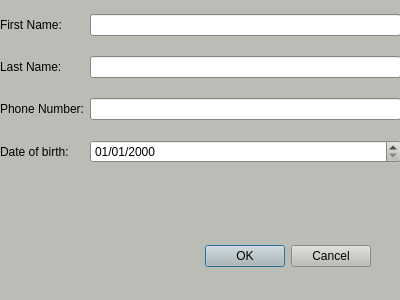
<?xml version="1.0" encoding="UTF-8"?>
<ui version="4.0">
 <class>input_window</class>
 <widget class="QDialog" name="input_window">
  <property name="geometry">
   <rect>
    <x>0</x>
    <y>0</y>
    <width>400</width>
    <height>300</height>
   </rect>
  </property>
  <property name="palette">
   <palette>
    <active>
     <colorrole role="WindowText">
      <brush brushstyle="SolidPattern">
       <color alpha="255">
        <red>0</red>
        <green>0</green>
        <blue>0</blue>
       </color>
      </brush>
     </colorrole>
     <colorrole role="Button">
      <brush brushstyle="SolidPattern">
       <color alpha="255">
        <red>186</red>
        <green>189</green>
        <blue>182</blue>
       </color>
      </brush>
     </colorrole>
     <colorrole role="Light">
      <brush brushstyle="SolidPattern">
       <color alpha="255">
        <red>255</red>
        <green>255</green>
        <blue>255</blue>
       </color>
      </brush>
     </colorrole>
     <colorrole role="Midlight">
      <brush brushstyle="SolidPattern">
       <color alpha="255">
        <red>220</red>
        <green>222</green>
        <blue>218</blue>
       </color>
      </brush>
     </colorrole>
     <colorrole role="Dark">
      <brush brushstyle="SolidPattern">
       <color alpha="255">
        <red>93</red>
        <green>94</green>
        <blue>91</blue>
       </color>
      </brush>
     </colorrole>
     <colorrole role="Mid">
      <brush brushstyle="SolidPattern">
       <color alpha="255">
        <red>124</red>
        <green>126</green>
        <blue>121</blue>
       </color>
      </brush>
     </colorrole>
     <colorrole role="Text">
      <brush brushstyle="SolidPattern">
       <color alpha="255">
        <red>0</red>
        <green>0</green>
        <blue>0</blue>
       </color>
      </brush>
     </colorrole>
     <colorrole role="BrightText">
      <brush brushstyle="SolidPattern">
       <color alpha="255">
        <red>255</red>
        <green>255</green>
        <blue>255</blue>
       </color>
      </brush>
     </colorrole>
     <colorrole role="ButtonText">
      <brush brushstyle="SolidPattern">
       <color alpha="255">
        <red>0</red>
        <green>0</green>
        <blue>0</blue>
       </color>
      </brush>
     </colorrole>
     <colorrole role="Base">
      <brush brushstyle="SolidPattern">
       <color alpha="255">
        <red>255</red>
        <green>255</green>
        <blue>255</blue>
       </color>
      </brush>
     </colorrole>
     <colorrole role="Window">
      <brush brushstyle="SolidPattern">
       <color alpha="255">
        <red>186</red>
        <green>189</green>
        <blue>182</blue>
       </color>
      </brush>
     </colorrole>
     <colorrole role="Shadow">
      <brush brushstyle="SolidPattern">
       <color alpha="255">
        <red>0</red>
        <green>0</green>
        <blue>0</blue>
       </color>
      </brush>
     </colorrole>
     <colorrole role="AlternateBase">
      <brush brushstyle="SolidPattern">
       <color alpha="255">
        <red>220</red>
        <green>222</green>
        <blue>218</blue>
       </color>
      </brush>
     </colorrole>
     <colorrole role="ToolTipBase">
      <brush brushstyle="SolidPattern">
       <color alpha="255">
        <red>255</red>
        <green>255</green>
        <blue>220</blue>
       </color>
      </brush>
     </colorrole>
     <colorrole role="ToolTipText">
      <brush brushstyle="SolidPattern">
       <color alpha="255">
        <red>0</red>
        <green>0</green>
        <blue>0</blue>
       </color>
      </brush>
     </colorrole>
     <colorrole role="PlaceholderText">
      <brush brushstyle="SolidPattern">
       <color alpha="128">
        <red>0</red>
        <green>0</green>
        <blue>0</blue>
       </color>
      </brush>
     </colorrole>
    </active>
    <inactive>
     <colorrole role="WindowText">
      <brush brushstyle="SolidPattern">
       <color alpha="255">
        <red>0</red>
        <green>0</green>
        <blue>0</blue>
       </color>
      </brush>
     </colorrole>
     <colorrole role="Button">
      <brush brushstyle="SolidPattern">
       <color alpha="255">
        <red>186</red>
        <green>189</green>
        <blue>182</blue>
       </color>
      </brush>
     </colorrole>
     <colorrole role="Light">
      <brush brushstyle="SolidPattern">
       <color alpha="255">
        <red>255</red>
        <green>255</green>
        <blue>255</blue>
       </color>
      </brush>
     </colorrole>
     <colorrole role="Midlight">
      <brush brushstyle="SolidPattern">
       <color alpha="255">
        <red>220</red>
        <green>222</green>
        <blue>218</blue>
       </color>
      </brush>
     </colorrole>
     <colorrole role="Dark">
      <brush brushstyle="SolidPattern">
       <color alpha="255">
        <red>93</red>
        <green>94</green>
        <blue>91</blue>
       </color>
      </brush>
     </colorrole>
     <colorrole role="Mid">
      <brush brushstyle="SolidPattern">
       <color alpha="255">
        <red>124</red>
        <green>126</green>
        <blue>121</blue>
       </color>
      </brush>
     </colorrole>
     <colorrole role="Text">
      <brush brushstyle="SolidPattern">
       <color alpha="255">
        <red>0</red>
        <green>0</green>
        <blue>0</blue>
       </color>
      </brush>
     </colorrole>
     <colorrole role="BrightText">
      <brush brushstyle="SolidPattern">
       <color alpha="255">
        <red>255</red>
        <green>255</green>
        <blue>255</blue>
       </color>
      </brush>
     </colorrole>
     <colorrole role="ButtonText">
      <brush brushstyle="SolidPattern">
       <color alpha="255">
        <red>0</red>
        <green>0</green>
        <blue>0</blue>
       </color>
      </brush>
     </colorrole>
     <colorrole role="Base">
      <brush brushstyle="SolidPattern">
       <color alpha="255">
        <red>255</red>
        <green>255</green>
        <blue>255</blue>
       </color>
      </brush>
     </colorrole>
     <colorrole role="Window">
      <brush brushstyle="SolidPattern">
       <color alpha="255">
        <red>186</red>
        <green>189</green>
        <blue>182</blue>
       </color>
      </brush>
     </colorrole>
     <colorrole role="Shadow">
      <brush brushstyle="SolidPattern">
       <color alpha="255">
        <red>0</red>
        <green>0</green>
        <blue>0</blue>
       </color>
      </brush>
     </colorrole>
     <colorrole role="AlternateBase">
      <brush brushstyle="SolidPattern">
       <color alpha="255">
        <red>220</red>
        <green>222</green>
        <blue>218</blue>
       </color>
      </brush>
     </colorrole>
     <colorrole role="ToolTipBase">
      <brush brushstyle="SolidPattern">
       <color alpha="255">
        <red>255</red>
        <green>255</green>
        <blue>220</blue>
       </color>
      </brush>
     </colorrole>
     <colorrole role="ToolTipText">
      <brush brushstyle="SolidPattern">
       <color alpha="255">
        <red>0</red>
        <green>0</green>
        <blue>0</blue>
       </color>
      </brush>
     </colorrole>
     <colorrole role="PlaceholderText">
      <brush brushstyle="SolidPattern">
       <color alpha="128">
        <red>0</red>
        <green>0</green>
        <blue>0</blue>
       </color>
      </brush>
     </colorrole>
    </inactive>
    <disabled>
     <colorrole role="WindowText">
      <brush brushstyle="SolidPattern">
       <color alpha="255">
        <red>93</red>
        <green>94</green>
        <blue>91</blue>
       </color>
      </brush>
     </colorrole>
     <colorrole role="Button">
      <brush brushstyle="SolidPattern">
       <color alpha="255">
        <red>186</red>
        <green>189</green>
        <blue>182</blue>
       </color>
      </brush>
     </colorrole>
     <colorrole role="Light">
      <brush brushstyle="SolidPattern">
       <color alpha="255">
        <red>255</red>
        <green>255</green>
        <blue>255</blue>
       </color>
      </brush>
     </colorrole>
     <colorrole role="Midlight">
      <brush brushstyle="SolidPattern">
       <color alpha="255">
        <red>220</red>
        <green>222</green>
        <blue>218</blue>
       </color>
      </brush>
     </colorrole>
     <colorrole role="Dark">
      <brush brushstyle="SolidPattern">
       <color alpha="255">
        <red>93</red>
        <green>94</green>
        <blue>91</blue>
       </color>
      </brush>
     </colorrole>
     <colorrole role="Mid">
      <brush brushstyle="SolidPattern">
       <color alpha="255">
        <red>124</red>
        <green>126</green>
        <blue>121</blue>
       </color>
      </brush>
     </colorrole>
     <colorrole role="Text">
      <brush brushstyle="SolidPattern">
       <color alpha="255">
        <red>93</red>
        <green>94</green>
        <blue>91</blue>
       </color>
      </brush>
     </colorrole>
     <colorrole role="BrightText">
      <brush brushstyle="SolidPattern">
       <color alpha="255">
        <red>255</red>
        <green>255</green>
        <blue>255</blue>
       </color>
      </brush>
     </colorrole>
     <colorrole role="ButtonText">
      <brush brushstyle="SolidPattern">
       <color alpha="255">
        <red>93</red>
        <green>94</green>
        <blue>91</blue>
       </color>
      </brush>
     </colorrole>
     <colorrole role="Base">
      <brush brushstyle="SolidPattern">
       <color alpha="255">
        <red>186</red>
        <green>189</green>
        <blue>182</blue>
       </color>
      </brush>
     </colorrole>
     <colorrole role="Window">
      <brush brushstyle="SolidPattern">
       <color alpha="255">
        <red>186</red>
        <green>189</green>
        <blue>182</blue>
       </color>
      </brush>
     </colorrole>
     <colorrole role="Shadow">
      <brush brushstyle="SolidPattern">
       <color alpha="255">
        <red>0</red>
        <green>0</green>
        <blue>0</blue>
       </color>
      </brush>
     </colorrole>
     <colorrole role="AlternateBase">
      <brush brushstyle="SolidPattern">
       <color alpha="255">
        <red>186</red>
        <green>189</green>
        <blue>182</blue>
       </color>
      </brush>
     </colorrole>
     <colorrole role="ToolTipBase">
      <brush brushstyle="SolidPattern">
       <color alpha="255">
        <red>255</red>
        <green>255</green>
        <blue>220</blue>
       </color>
      </brush>
     </colorrole>
     <colorrole role="ToolTipText">
      <brush brushstyle="SolidPattern">
       <color alpha="255">
        <red>0</red>
        <green>0</green>
        <blue>0</blue>
       </color>
      </brush>
     </colorrole>
     <colorrole role="PlaceholderText">
      <brush brushstyle="SolidPattern">
       <color alpha="128">
        <red>0</red>
        <green>0</green>
        <blue>0</blue>
       </color>
      </brush>
     </colorrole>
    </disabled>
   </palette>
  </property>
  <property name="windowTitle">
   <string>Record</string>
  </property>
  <widget class="QDialogButtonBox" name="buttonBox">
   <property name="geometry">
    <rect>
     <x>30</x>
     <y>240</y>
     <width>341</width>
     <height>32</height>
    </rect>
   </property>
   <property name="orientation">
    <enum>Qt::Horizontal</enum>
   </property>
   <property name="standardButtons">
    <set>QDialogButtonBox::Cancel|QDialogButtonBox::Ok</set>
   </property>
  </widget>
  <widget class="QWidget" name="gridLayoutWidget_2">
   <property name="geometry">
    <rect>
     <x>0</x>
     <y>0</y>
     <width>401</width>
     <height>181</height>
    </rect>
   </property>
   <layout class="QGridLayout" name="gridLayout_2">
    <item row="3" column="0">
     <widget class="QLabel" name="label_7">
      <property name="text">
       <string>Phone Number:</string>
      </property>
     </widget>
    </item>
    <item row="2" column="1">
     <widget class="QLineEdit" name="l_name_line">
      <property name="autoFillBackground">
       <bool>false</bool>
      </property>
     </widget>
    </item>
    <item row="2" column="0">
     <widget class="QLabel" name="label_5">
      <property name="text">
       <string>Last Name:</string>
      </property>
     </widget>
    </item>
    <item row="1" column="0">
     <widget class="QLabel" name="label_8">
      <property name="text">
       <string>First Name:</string>
      </property>
     </widget>
    </item>
    <item row="5" column="0">
     <widget class="QLabel" name="label_6">
      <property name="text">
       <string>Date of birth:</string>
      </property>
     </widget>
    </item>
    <item row="1" column="1">
     <widget class="QLineEdit" name="f_name_line"/>
    </item>
    <item row="3" column="1">
     <widget class="QLineEdit" name="number_line"/>
    </item>
    <item row="5" column="1">
     <widget class="QDateEdit" name="dateEdit">
      <property name="displayFormat">
       <string>dd/MM/yyyy</string>
      </property>
     </widget>
    </item>
   </layout>
  </widget>
 </widget>
 <resources/>
 <connections>
  <connection>
   <sender>buttonBox</sender>
   <signal>accepted()</signal>
   <receiver>input_window</receiver>
   <slot>accept()</slot>
   <hints>
    <hint type="sourcelabel">
     <x>248</x>
     <y>254</y>
    </hint>
    <hint type="destinationlabel">
     <x>157</x>
     <y>274</y>
    </hint>
   </hints>
  </connection>
  <connection>
   <sender>buttonBox</sender>
   <signal>rejected()</signal>
   <receiver>input_window</receiver>
   <slot>reject()</slot>
   <hints>
    <hint type="sourcelabel">
     <x>316</x>
     <y>260</y>
    </hint>
    <hint type="destinationlabel">
     <x>286</x>
     <y>274</y>
    </hint>
   </hints>
  </connection>
 </connections>
</ui>
